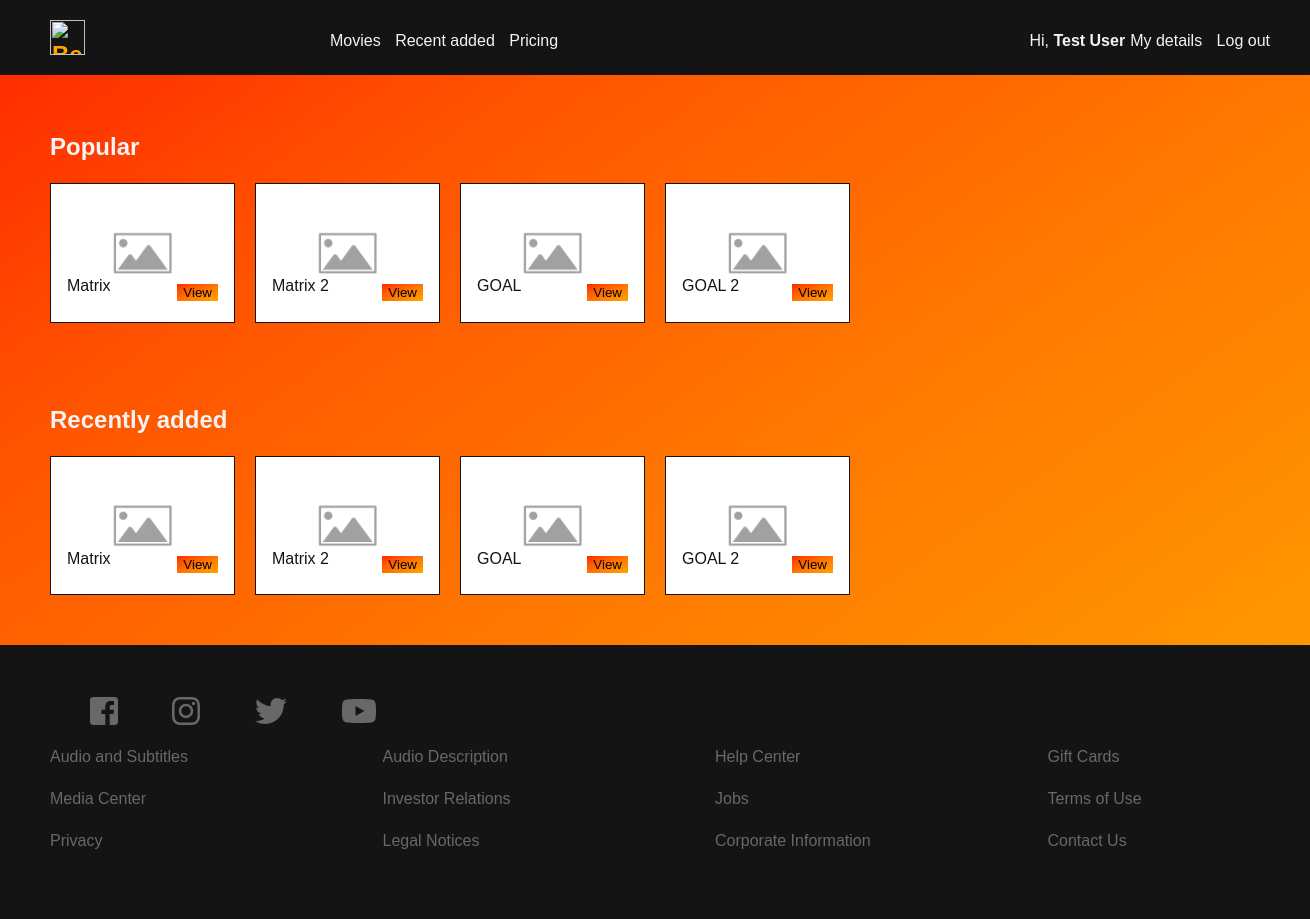
/myaccount/movies.php (signed in), run on the app's committed database.
### tables this page shows
CREATE TABLE IF NOT EXISTS `movies` (
  `id` int(11) NOT NULL AUTO_INCREMENT,
  `title` varchar(50) NOT NULL DEFAULT '0',
  `short_desc` varchar(50) NOT NULL DEFAULT '0',
  `status` int(11) NOT NULL DEFAULT 0,
  PRIMARY KEY (`id`),
  KEY `id` (`id`)
);

### myaccount/movies.php (the view, shortened to what this page needs)
<?php
require_once('../config/db.php');
$popular = "select * from movies where status = 1";
$handle = $pdo->prepare($popular );
$handle->execute();
$pop = $handle->fetchAll();
$handle = $pdo->prepare($popular );
$handle->execute();
$add = $handle->fetchAll();
?>
<html>
<head>
    <link rel="stylesheet" type="text/css" href="../assets/css/main.css">
</head>
<body id="home">
<div class="wrapper">
    <?php include('../comp/header.php') ?>
    <section class="main-container" >
        <div class="location" id="home">
            <h1>Popular</h1>
            <div class="box">
            <?php foreach($pop as $row): ?>
                <div class="movie-container">
                    <a href=""><img src="../assets/img/placeholder.png" alt=""></a>
                    <p class="bottom-left"><?php echo $row['title']?></p>
                    <button class="bottom-right btn btn-primary">View</button>
                </div>
            <?php endforeach;?>
            </div>
        </div>
        <div class="location" id="home">
            <h1>Recently added</h1>
            <div class="box">
                <?php foreach($add as $row): ?>
                    <div class="movie-container">
                        <a href=""><img src="../assets/img/placeholder.png" alt=""></a>
                        <p class="bottom-left"><?php echo $row['title']?></p>
                        <button class="bottom-right btn btn-primary">View</button>
                    </div>
                <?php endforeach;?>
            </div>
        </div>
    </section>
        <?php include('../comp/footer.php') ?>
</div>
</body>
</html>

### assets/css/main.css (style rules this page uses)
:root { --primary: #141414; --light: #F3F3F3; --dark: #686868; }
html, body { width: 100vw; min-height: 100vh; margin: 0; padding: 0; color: var(--light); font-family: Arial, Helvetica, sans-serif; box-sizing: border-box; line-height: 1.4; background-image: linear-gradient(to right bottom, #ff2500, #ff5400, #ff7300, #ff8d00, #ffa500); }
.bottom-left { position: absolute; bottom: 8px; left: 16px; }
.bottom-right { position: absolute; bottom: 8px; right: 16px; margin: 13px 0px 13px 0px; }
.movie-container { position: relative; text-align: center; color: var(--primary); border: 1px solid var(--primary); background: #fff; }
img { max-width: 100%; }
.btn-primary { background-image: linear-gradient(to right bottom, #ff2500, #ff5400, #ff7300, #ff8d00, #ffa500); border:none; background-color: transparent; }
h1 { padding-top: 60px; }
.wrapper { margin: 0; padding: 0; }
.main-container { padding: 50px; }
.box { display: grid; grid-gap: 20px; grid-template-columns: repeat(6, minmax(100px, 1fr)); }
.movie-container a img { transition: transform .3s; }
.box img { border-radius: 2px; }

### data on the page
movies: title "Matrix"
movies: title "Matrix 2"
movies: title "GOAL"
movies: title "GOAL 2"

### other printed values
$user "Test User"
